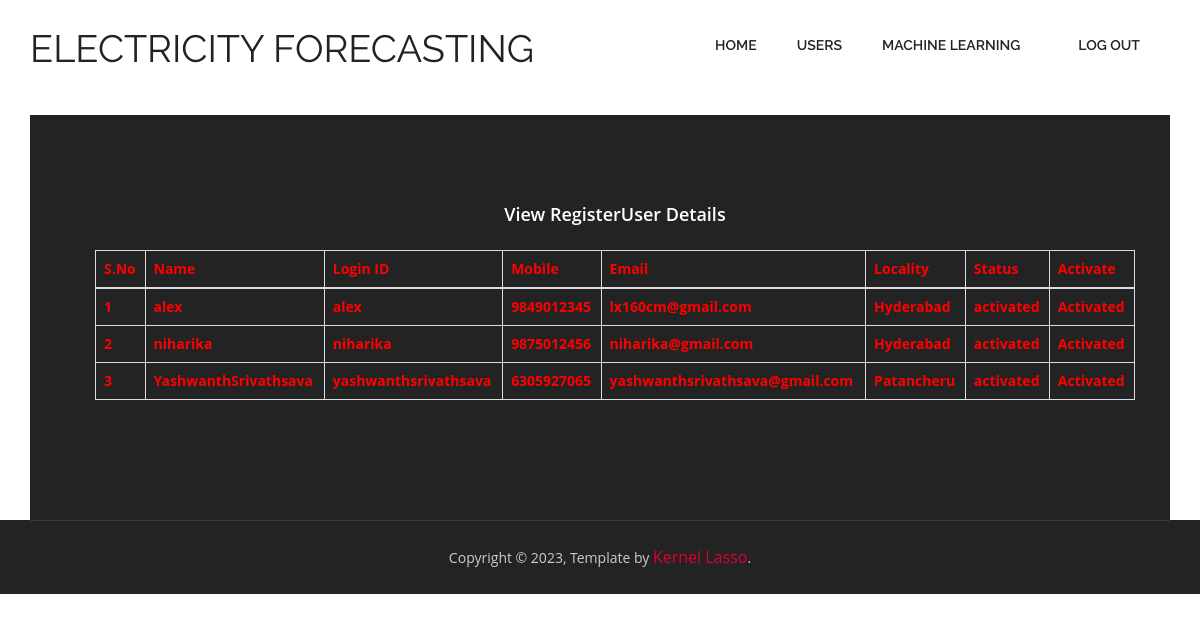
Page /AdminActivaUsers/?uid=2 on the committed database.
### users/models.py (models this page shows, shortened)
class UserRegistrationModel(models.Model):
    name = models.CharField(max_length=100)
    loginid = models.CharField(unique=True, max_length=100)
    password = models.CharField(max_length=100)
    mobile = models.CharField(unique=True, max_length=100)
    email = models.CharField(unique=True, max_length=100)
    locality = models.CharField(max_length=100)
    address = models.CharField(max_length=1000)
    city = models.CharField(max_length=100)
    state = models.CharField(max_length=100)
    status = models.CharField(max_length=100)
    class Meta:
        db_table = 'UserRegistrations'

### admins/views.py (the view)
# urls.py: path("AdminActivaUsers/", admins.AdminActivaUsers, name="AdminActivaUsers"),
def AdminActivaUsers(request):
    if request.method == 'GET':
        id = request.GET.get('uid')
        status = 'activated'
        print("PID = ", id, status)
        UserRegistrationModel.objects.filter(id=id).update(status=status)
        data = UserRegistrationModel.objects.all()
        return render(request, 'admins/RegisteredUsers.html', {'data': data})

### assets/templates/admins/RegisteredUsers.html
{%extends 'admins/admin_base.html'%}
{%block contents%}
<section id="intro">
    <div class="container intro-text">
        <footer class="footer_wrapper" id="contact">
            <div class="container">
                <section class="page_section contact" id="contact">
                    <p>
                    <h3 align="center" style="color:white;">View RegisterUser Details</h3></p><br>
                    <table class="table table-bordered bg-light text-dark">
                        <thead>
                        <tr style="color:red;font-weight:bold;">
                            <th>S.No</th>
                            <th>Name</th>
                            <th>Login ID</th>
                            <th>Mobile</th>
                            <th>Email</th>
                            <th>Locality</th>
                            <th>Status</th>
                            <th>Activate</th>
                        </tr>
                        </thead>
                        <tbody>
                        {% for i in data %}
                        <tr style="color:red;font-weight:bold;">
                            <td>{{forloop.counter}}</td>
                            <td>{{i.name}}</td>
                            <td>{{i.loginid}}</td>
                            <td>{{i.mobile}}</td>
                            <td>{{i.email}}</td>
                            <td>{{i.locality}}</td>
                            <td>{{i.status}}</td>
                            {% if i.status == 'waiting' %}
                            <td><a class="btn-link" href="/AdminActivaUsers/?uid={{ i.id }}"
                                   style="color:DARKBLUE">Activate</a></td>
                            {% else %}
                            <td> Activated</td>
                            {% endif %}
                        </tr>
                        {% endfor %}
                        </tbody>
                    </table>
                </section>
            </div>
        </footer>
    </div>
</section>
{%endblock%}

### assets/static/css/style.css (style rules this page uses)
body { background: #fff; font-family: 'Open Sans', sans-serif; font-size: 14px; font-weight: normal; color: #888888; margin: 0; }
h3 { font-family: 'Open Sans', sans-serif; font-weight: 600; color: #222222; font-size: 18px; margin: 0 0 5px 0; }
p { line-height: 24px; margin: 0; }
.page_section.contact { padding: 90px 50px 100px; }
.footer_wrapper { background: #232323; }

### rows in the picture
UserRegistrationModel: name "alex", loginid "alex", mobile "9849012345", email "lx160cm@gmail.com", locality "Hyderabad", status "activated", shows "Activated"
UserRegistrationModel: name "niharika", loginid "niharika", mobile "9875012456", email "niharika@gmail.com", locality "Hyderabad", status "activated", shows "Activated"
UserRegistrationModel: name "YashwanthSrivathsava", loginid "yashwanthsrivathsava", mobile "6305927065", email "yashwanthsrivathsava@gmail.com", locality "Patancheru", status "activated", shows "Activated"
